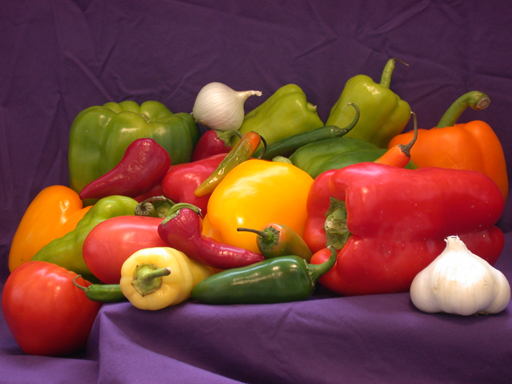
#> input picture prac3/peppers.png, 512 x 384 px
$ python 8.1.py
#> lines starting #> are read from the running program, lines starting #| are printed output that depends on the picture; after the words box and inside, x2 and y2 are one past the last pixel; in counts of white or black regions, pixels touching at a corner belong together
import cv2
import numpy as np
import matplotlib.pyplot as plt


def canny_edge_detection(image_path, min_threshold=100, max_threshold=200):

#> called with image_path = 'peppers.png', min_threshold = 100, max_threshold = 200
    img = cv2.imread(image_path, cv2.IMREAD_GRAYSCALE)
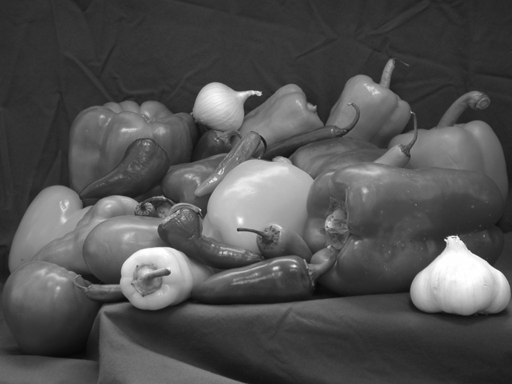
#> img: shape (384, 512); min 7, max 255, mean 81.2

    blurred = cv2.GaussianBlur(img, (5, 5), 0)

    edges = cv2.Canny(blurred, min_threshold, max_threshold)
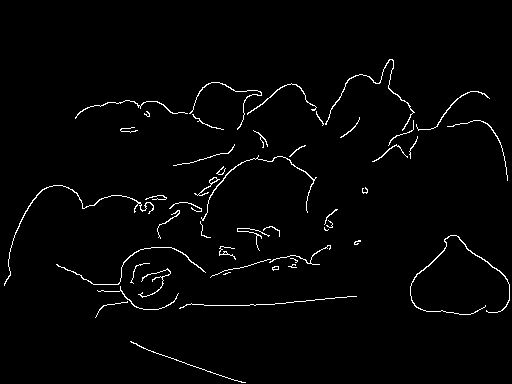
#> edges: shape (384, 512); 2% white in thin lines or dots, all inside (x1, y1, x2, y2) = (4, 59, 510, 383)

    plt.figure(figsize=(15, 10))

    plt.subplot(1, 3, 1)
    plt.imshow(cv2.cvtColor(img, cv2.COLOR_BGR2RGB))
    plt.title('Imagen Original')
    plt.axis('off')

    plt.subplot(1, 3, 2)
    plt.imshow(blurred, cmap='gray')
    plt.title('Suavizado Gaussiano')
    plt.axis('off')

    plt.subplot(1, 3, 3)
    plt.imshow(edges, cmap='gray')
    plt.title(f'Bordes Canny (min={min_threshold}, max={max_threshold})')
    plt.axis('off')

    plt.tight_layout()
    plt.show()
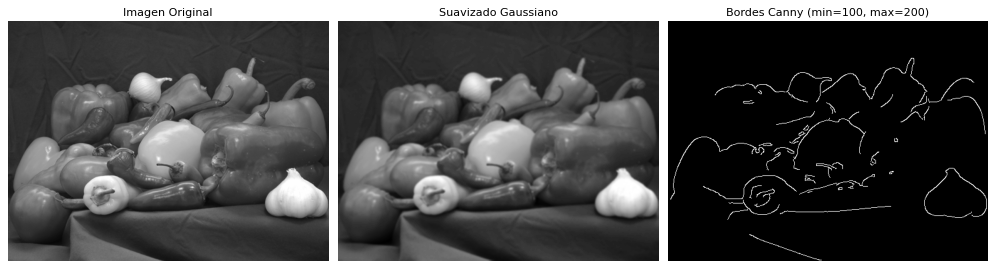
#> figure drawn by matplotlib, 3 panels


# [41 lines left out: function canny_threshold_comparison, not called in this run]


# Ejecutar el detector de Canny con la imagen 'checkerboard.jpg'
if __name__ == "__main__":
    # Ruta de la imagen - cambia por la ruta donde tengas 'checkerboard.jpg'
    image_path = "checkerboard.jpg"

    # Aplicar detector Canny con umbrales por defecto
    canny_edge_detection("peppers.png")
    canny_edge_detection("checkerboard.jpg")
#> call 2 of canny_edge_detection, with image_path = 'checkerboard.jpg', min_threshold = 100, max_threshold = 200
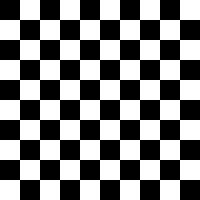
#> input picture prac3/checkerboard.jpg, 200 x 200 px
#> in canny_edge_detection, img is the input picture: shape (200, 200); min 0, max 255, mean 127.4
#> in canny_edge_detection (call 2), `blurred = cv2.GaussianBlur(img, (5, 5), 0)`:
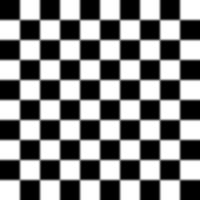
#> blurred: shape (200, 200); min 0, max 255, mean 127.4
#> in canny_edge_detection (call 2), `edges = cv2.Canny(blurred, min_threshold, max_threshold)`:
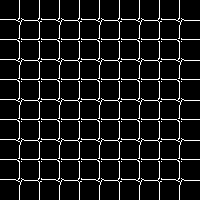
#> edges: shape (200, 200); 9% white in thin lines or dots

    # Comparar diferentes umbrales
    # canny_threshold_comparison(image_path)
